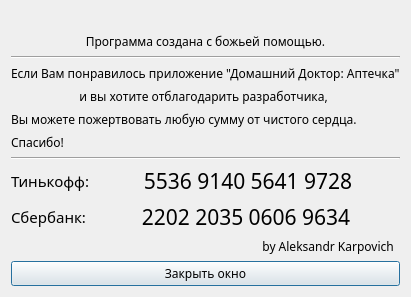
<?xml version="1.0" encoding="UTF-8"?>
<ui version="4.0">
 <class>Dialog</class>
 <widget class="QDialog" name="Dialog">
  <property name="geometry">
   <rect>
    <x>0</x>
    <y>0</y>
    <width>385</width>
    <height>282</height>
   </rect>
  </property>
  <property name="maximumSize">
   <size>
    <width>385</width>
    <height>282</height>
   </size>
  </property>
  <property name="windowTitle">
   <string>О программе</string>
  </property>
  <property name="autoFillBackground">
   <bool>false</bool>
  </property>
  <property name="styleSheet">
   <string notr="true">QWidget {
	font-family: Rubik;
}</string>
  </property>
  <layout class="QVBoxLayout" name="verticalLayout_2">
   <item>
    <widget class="QLabel" name="label">
     <property name="text">
      <string/>
     </property>
     <property name="pixmap">
      <pixmap resource="res.qrc">:/logo/logo.png</pixmap>
     </property>
     <property name="alignment">
      <set>Qt::AlignCenter</set>
     </property>
    </widget>
   </item>
   <item>
    <widget class="QLabel" name="label_2">
     <property name="sizePolicy">
      <sizepolicy hsizetype="Preferred" vsizetype="Minimum">
       <horstretch>0</horstretch>
       <verstretch>0</verstretch>
      </sizepolicy>
     </property>
     <property name="text">
      <string>Программа создана с божьей помощью.</string>
     </property>
     <property name="alignment">
      <set>Qt::AlignCenter</set>
     </property>
    </widget>
   </item>
   <item>
    <widget class="Line" name="line">
     <property name="orientation">
      <enum>Qt::Horizontal</enum>
     </property>
    </widget>
   </item>
   <item>
    <layout class="QVBoxLayout" name="verticalLayout">
     <item>
      <widget class="QLabel" name="label_3">
       <property name="text">
        <string>Если Вам понравилось приложение &quot;Домашний Доктор: Аптечка&quot;</string>
       </property>
      </widget>
     </item>
     <item>
      <widget class="QLabel" name="label_4">
       <property name="text">
        <string>                      и вы хотите отблагодарить разработчика,</string>
       </property>
      </widget>
     </item>
     <item>
      <widget class="QLabel" name="label_5">
       <property name="text">
        <string>Вы можете пожертвовать любую сумму от чистого сердца.</string>
       </property>
      </widget>
     </item>
     <item>
      <widget class="QLabel" name="label_7">
       <property name="text">
        <string>Спасибо!</string>
       </property>
      </widget>
     </item>
    </layout>
   </item>
   <item>
    <widget class="Line" name="line_2">
     <property name="orientation">
      <enum>Qt::Horizontal</enum>
     </property>
    </widget>
   </item>
   <item>
    <layout class="QVBoxLayout" name="verticalLayout_3">
     <item>
      <layout class="QHBoxLayout" name="horizontalLayout">
       <item>
        <widget class="QLabel" name="label_11">
         <property name="sizePolicy">
          <sizepolicy hsizetype="Maximum" vsizetype="Preferred">
           <horstretch>0</horstretch>
           <verstretch>0</verstretch>
          </sizepolicy>
         </property>
         <property name="font">
          <font>
           <family>Rubik</family>
           <pointsize>11</pointsize>
          </font>
         </property>
         <property name="text">
          <string>Тинькофф:</string>
         </property>
        </widget>
       </item>
       <item>
        <widget class="QLabel" name="label_10">
         <property name="font">
          <font>
           <family>Rubik</family>
           <pointsize>16</pointsize>
          </font>
         </property>
         <property name="text">
          <string>5536 9140 5641 9728</string>
         </property>
         <property name="alignment">
          <set>Qt::AlignCenter</set>
         </property>
        </widget>
       </item>
      </layout>
     </item>
     <item>
      <layout class="QHBoxLayout" name="horizontalLayout_2">
       <item>
        <widget class="QLabel" name="label_9">
         <property name="sizePolicy">
          <sizepolicy hsizetype="Maximum" vsizetype="Preferred">
           <horstretch>0</horstretch>
           <verstretch>0</verstretch>
          </sizepolicy>
         </property>
         <property name="font">
          <font>
           <family>Rubik</family>
           <pointsize>11</pointsize>
          </font>
         </property>
         <property name="text">
          <string>Сбербанк:</string>
         </property>
        </widget>
       </item>
       <item>
        <widget class="QLabel" name="label_6">
         <property name="font">
          <font>
           <family>Rubik</family>
           <pointsize>16</pointsize>
          </font>
         </property>
         <property name="text">
          <string>2202 2035 0606 9634</string>
         </property>
         <property name="alignment">
          <set>Qt::AlignCenter</set>
         </property>
        </widget>
       </item>
      </layout>
     </item>
    </layout>
   </item>
   <item>
    <widget class="QLabel" name="label_8">
     <property name="text">
      <string>by Aleksandr Karpovich  </string>
     </property>
     <property name="alignment">
      <set>Qt::AlignRight|Qt::AlignTrailing|Qt::AlignVCenter</set>
     </property>
    </widget>
   </item>
   <item>
    <widget class="QPushButton" name="pushButton">
     <property name="styleSheet">
      <string notr="true">QWidget {
	font-family: Rubik;
}</string>
     </property>
     <property name="text">
      <string>Закрыть окно</string>
     </property>
    </widget>
   </item>
  </layout>
 </widget>
 <resources>
  <include location="res.qrc"/>
 </resources>
 <connections/>
</ui>
